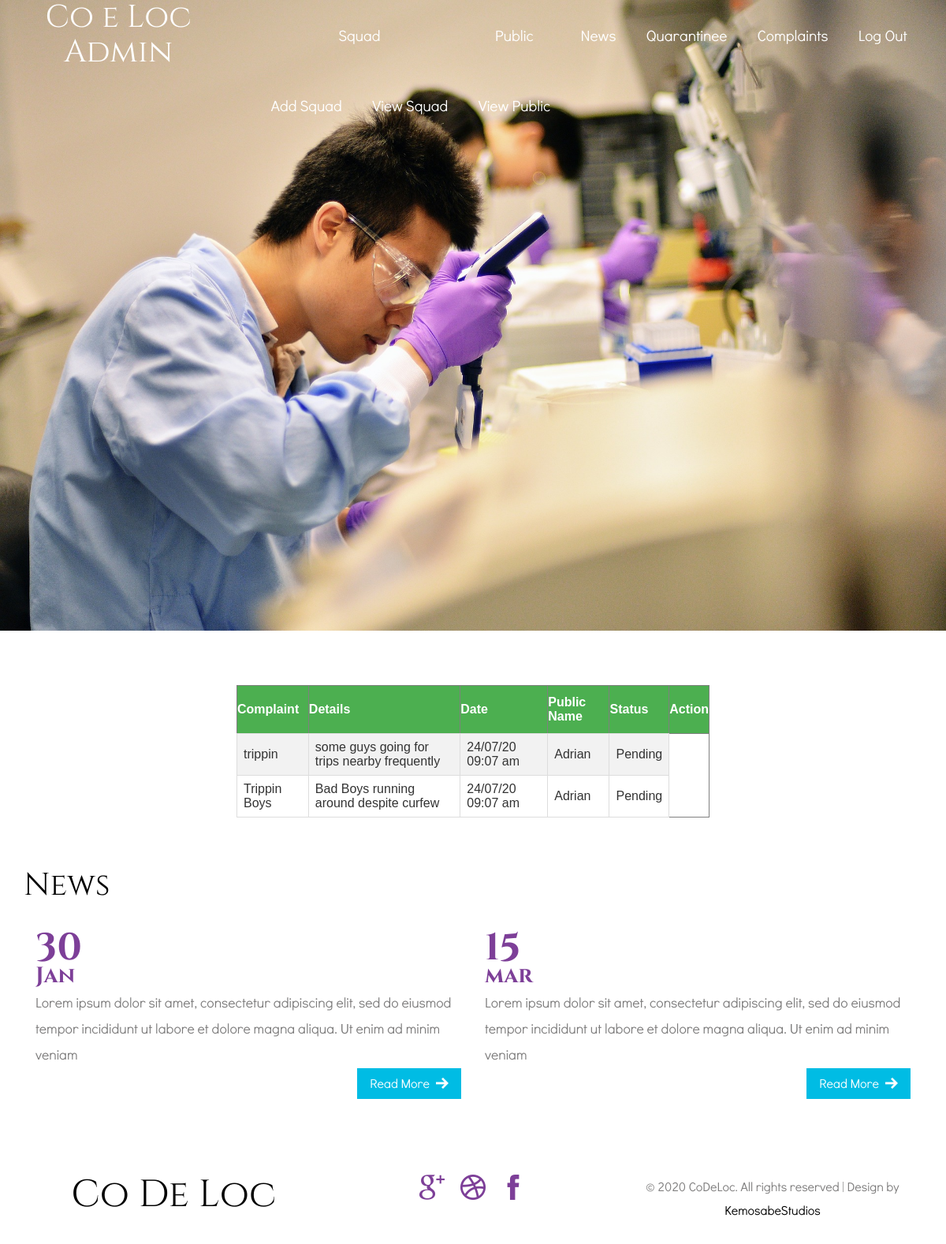
Page /Admin_ViewComplaints.php on the committed database.
### tables this page shows
CREATE TABLE `tb_complaint` (
  `comp_id` int(100) NOT NULL AUTO_INCREMENT,
  `pub_id` varchar(200) DEFAULT NULL,
  `subject` varchar(200) DEFAULT NULL,
  `status` varchar(200) DEFAULT NULL,
  `content` varchar(200) DEFAULT NULL,
  `date` varchar(100) DEFAULT NULL,
  PRIMARY KEY (`comp_id`)
);

CREATE TABLE `tb_public` (
  `pub_id` int(200) NOT NULL AUTO_INCREMENT,
  `name` varchar(200) DEFAULT NULL,
  `contact` varchar(200) DEFAULT NULL,
  `email` varchar(200) DEFAULT NULL,
  `locality` varchar(100) DEFAULT NULL,
  `district` varchar(100) DEFAULT NULL,
  `password` varchar(100) DEFAULT NULL,
  `health` varbinary(200) DEFAULT 'normal',
  PRIMARY KEY (`pub_id`)
);

### Admin_ViewComplaints.php (the view, shortened to what this page needs)
<?php
include("Header_Admin.php");
include("DBConnect.php");
?>
<center>
    <table border="1" class="customers">
        <tr>
            <th>Complaint</th>
            <th>Details</th>
            <th>Date</th>
            <th>Public Name</th>
            <th>Status</th>
            <th>Action</th>
            <br />
            <br />
            <br />
        </tr>
        <?php
        $res = mysqli_query($conn, "SELECT * FROM `tb_complaint` C , `tb_public` P WHERE P.`pub_id`=C.`pub_id`");
        while ($rs = mysqli_fetch_array($res)) {
            echo "<tr><td>$rs[subject]</td><td>$rs[content]</td><td>$rs[date]</td><td>$rs[name]</td><td>$rs[status]</td></tr>";
        }
        ?>
    </table>
</center>
<?php
include("Footer.php");
?>

### Header_Admin.php (shortened to what this page needs)
<html>
<head>
    <link href="css/bootstrap.css" rel="stylesheet" type="text/css" media="all" />
    <link href="css/style.css" rel="stylesheet" type="text/css" media="all" />
</head>
<body>
    <div class="header">
        <div class="container">
            <div class="logo">
                <h1>
                    <a href="AdminHome.php">
                    </a>
                </h1>
            </div>
            <div class="top-nav">
                <ul>
                    <li><a class="hvr-sweep-to-bottom">Squad</a>
                        <ul>
                            <li><a href="Admin_AddSquad.php">Add Squad</a></li>
                            <li><a href="Admin_ViewSquad.php">View Squad</a></li>
                        </ul>
                    </li>
                    <li><a class="hvr-sweep-to-bottom">Public</a>
                        <ul>
                            <li><a href="Admin_ViewPublic.php">View Public</a></li>
                        </ul>
                    </li>
                    <li><a href="Admin_AddNews.php" class="hvr-sweep-to-bottom">News</a></li>
                    <li><a href="Admin_Quarantine.php" class="hvr-sweep-to-bottom">Quarantinee </a></li>
                    <li><a href="Admin_ViewComplaints.php" class="hvr-sweep-to-bottom">Complaints </a></li>
                    <li><a href="login.php" class="hvr-sweep-to-bottom">Log Out </a></li>
                </ul>
                <div class="clearfix"> </div>
            </div>
            <div class="clearfix"> </div>
        </div>
    </div>
</body>

### Footer.php (shortened to what this page needs)
<div class="content-bottom">
    <div class="container">
        <h4>News</h4>
        <div class="col-md-6 content-bottom-top">
            <span>30<small>Jan</small></span>
            <p>Lorem ipsum dolor sit amet, consectetur adipiscing elit, sed do eiusmod tempor incididunt ut
                labore et dolore magna aliqua. Ut enim ad minim veniam</p>
            <a href="single.html" class="hvr-icon-wobble-horizontal">Read More</a>
        </div>
        <div class="col-md-6 content-bottom-top">
            <span>15<small>mar</small></span>
            <p>Lorem ipsum dolor sit amet, consectetur adipiscing elit, sed do eiusmod tempor incididunt ut
                labore et dolore magna aliqua. Ut enim ad minim veniam</p>
            <a href="single.html" class="hvr-icon-wobble-horizontal">Read More</a>
        </div>
        <div class="clearfix"> </div>
    </div>
</div>
<div class="footer">
    <div class="container">
        <div class="col-md-4 footer-top">
            <h3><a href="index.html">Co De Loc</a></h3>
        </div>
        <div class="col-md-4 footer-top1">
            <ul class="social">
                <li><a href="#"><i> </i></a></li>
                <li><a href="#"><i class="dribble"> </i></a></li>
                <li><a href="#"><i class="facebook"> </i></a></li>
            </ul>
        </div>
        <div class="col-md-4 footer-top2">
            <p>© 2020 CoDeLoc. All rights reserved | Design by <a href="https://www.instagram.com/ke_mo_sa_be_/" target="_blank">KemosabeStudios</a> </p>
        </div>
    </div>
</div>
</body>
</html>

### css/style.css (style rules this page uses)
html, body { background: #fff; font-size: 100%; font-family: 'DidactGothic'; }
body a { transition: 0.5s all; -webkit-transition: 0.5s all; -o-transition: 0.5s all; -moz-transition: 0.5s all; -ms-transition: 0.5s all; }
ul { padding: 0; margin: 0; }
h1, h2, h3, h4, h5, h6, label, p { margin: 0; }
.header { background: url(../images/1.jpg) no-repeat; width: 100%; background-size: cover; -webkit-background-size: cover; -o-background-size: cover; -moz-background-size: cover; -ms-background-size: cover; min-height: 800px; }
.logo { float: left; }
.logo h1 a { background: url(../images/log.png) bottom no-repeat; width: 240px; height: 204px; display: block; text-align: center; padding: -4.3em 0 0; text-decoration: none; color: #fff; }
.logo h1 { font-size: 2.5em; font-family: 'Cinzel-Regular'; }
.top-nav { float: right; }
.top-nav ul li { display: inline-block; float: left; }
.top-nav ul li a { color: #fff; font-size: 1.2em; text-decoration: none; display: block; padding: 1.6em 1em; text-align: center; }
.hvr-sweep-to-bottom { display: inline-block; vertical-align: middle; -webkit-transform: translateZ(0); transform: translateZ(0); box-shadow: 0 0 1px rgba(0, 0, 0, 0); -webkit-backface-visibility: hidden; backface-visibility: hidden; -moz-osx-font-smoothing: grayscale; position: relative; -webkit-transition-property: color; transition-property: color; -webkit-transition-duration: 0.3s; transition-duration: 0.3s; }
.hvr-sweep-to-bottom:before { content: ""; position: absolute; z-index: -1; top: 0; left: 0; right: 0; bottom: 0; background: #00bce4; -webkit-transform: scaleY(0); transform: scaleY(0); -webkit-transform-origin: 50% 0; transform-origin: 50% 0; -webkit-transition-property: transform; transition-property: transform; -webkit-transition-duration: 0.3s; transition-duration: 0.3s; -webkit-transition-timing-function: ease-out; transition-timing-function: ease-out; }
.content-bottom { padding: 4em 0; }
.content-bottom-top span { color: #7D3F98; font-size: 3em; display: block; line-height: 35px; font-family: 'Cinzel-Bold'; }
.content-bottom-top span small { font-size: 28px; display: block; }
.content-bottom-top p { color: #7E7D7D; line-height: 1.9em; font-size: 1.1em; }
.content-bottom-top a { background: #00BCE4; float: right; }
.content-bottom h4 { font-size: 2.5em; font-family: 'Cinzel-Regular'; color: #000; margin: 0em 0 1em; }
.footer { text-align: center; padding: 2em 0; }
.footer-top h3 { font-size: 3em; font-family: 'Cinzel-Regular'; }
.footer-top h3 a { color: #000; text-decoration: none; }
ul.social li { display: inline-block; }
ul.social li a i { background: url(../images/img-sprite.png) -2px -3px; width: 32px; height: 32px; display: block; margin: 0 0.5em; }
ul.social li a i.dribble { background-position: -47px -3px; }
ul.social li a i.facebook { background-position: -87px -3px; }
.footer-top2 p { color: #7E7D7D; line-height: 1.9em; font-size: 1em; }
.footer-top2 p a { color: #000; text-decoration: none; }
.hvr-icon-wobble-horizontal { display: inline-block; vertical-align: middle; -webkit-transform: translateZ(0); transform: translateZ(0); box-shadow: 0 0 1px rgba(0, 0, 0, 0); -webkit-backface-visibility: hidden; backface-visibility: hidden; -moz-osx-font-smoothing: grayscale; position: relative; -webkit-transition-duration: 0.3s; transition-duration: 0.3s; background: #7D3F98; color: #fff; font-size: 1em; padding: 0.5em 2.5em 0.5em 1em; display: inline-block; }
.hvr-icon-wobble-horizontal:before { content: url(../images/ar.png); position: absolute; right: 1em; font-family: FontAwesome; -webkit-transform: translateZ(0); transform: translateZ(0); top: 29%; color: #fff; text-decoration: none; }

### Admin_ViewComplaints.php (style rules this page uses)
.customers { font-family: "Trebuchet MS", Arial, Helvetica, sans-serif; border-collapse: collapse; width: 50%; }
.customers td, #customers th { border: 1px solid #ddd; padding: 8px; }
.customers tr:nth-child(even) { background-color: #f2f2f2; }
.customers th { padding-top: 12px; padding-bottom: 12px; text-align: left; background-color: #4CAF50; color: white; }

### rows in the picture
tb_complaint: subject "trippin", content "some guys going for trips nearby frequently", date "24/07/20 09:07 am", pub.name "Adrian", status "Pending"
tb_complaint: subject "Trippin Boys", content "Bad Boys running around despite curfew", date "24/07/20 09:07 am", pub.name "Adrian", status "Pending"
